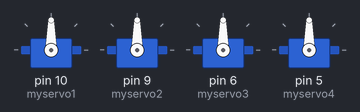
The sketch below on a simulated Arduino Uno, built with avr-gcc and run on an emulated ATmega328P. Shown: 4 × servo.

Above: at 0.05 s.
At 2.0 s:
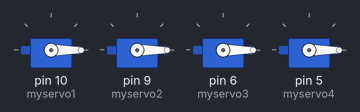
Timing chart, 0 to 4.6 s (numbered marks = the images above):
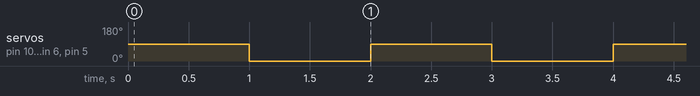

The sketch:

sketch_jun21a.ino
```cpp
#include <Servo.h>

Servo myservo1;
Servo myservo2;
Servo myservo3;
Servo myservo4;
int pos = 0;

void setup() {
  myservo1.attach(10);
  myservo2.attach(9);
  myservo3.attach(6);
  myservo4.attach(5);
}

void loop() {

    myservo1.write(90);
    myservo2.write(90);
    myservo3.write(90);
    myservo4.write(90);
    delay(1000);


    myservo1.write(-90);
    myservo2.write(-90);
    myservo3.write(-90);
    myservo4.write(-90);
    delay(1000);

}
```

Measured:
- by itself, servo on pin 10 (myservo1), servo on pin 9 (myservo2), servo on pin 6 (myservo3), servo on pin 5 (myservo4): alternates 90° for 1.0 s and 0° for 1.0 s
